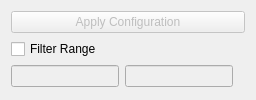
      <widget class="QFrame" name="enableConfigFrame">
       <property name="frameShape">
        <enum>QFrame::NoFrame</enum>
       </property>
       <property name="frameShadow">
        <enum>QFrame::Plain</enum>
       </property>
       <layout class="QGridLayout" name="gridLayout">
        <item row="0" column="0" colspan="4">
         <widget class="QPushButton" name="applyConfig">
          <property name="enabled">
           <bool>false</bool>
          </property>
          <property name="text">
           <string>Apply Configuration</string>
          </property>
          <property name="icon">
           <iconset resource="resources/resource.qrc">
            <normaloff>:/toolbar/png/weather-storm.png</normaloff>
            <disabledoff>:/toolbar/png/weather-clear.png</disabledoff>:/toolbar/png/weather-storm.png</iconset>
          </property>
         </widget>
        </item>
        <item row="1" column="0">
         <widget class="QCheckBox" name="checkBoxFilterRange">
          <property name="text">
           <string>Filter Range</string>
          </property>
         </widget>
        </item>
        <item row="2" column="0">
         <widget class="QLineEdit" name="lineEditFilterStart">
          <property name="enabled">
           <bool>false</bool>
          </property>
          <property name="toolTip">
           <string extracomment="Filter Range Start Index"/>
          </property>
         </widget>
        </item>
        <item row="2" column="1">
         <widget class="QLineEdit" name="lineEditFilterEnd">
          <property name="enabled">
           <bool>false</bool>
          </property>
          <property name="toolTip">
           <string extracomment="Filter Range End Index"/>
          </property>
         </widget>
        </item>
       </layout>
      </widget>
